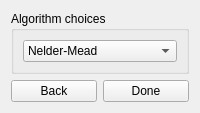
            <widget class="QWidget" name="DAS_page2">
             <layout class="QGridLayout" name="gridLayout_23">
              <item row="0" column="0" colspan="2">
               <widget class="QGroupBox" name="DAS_algorithm">
                <property name="title">
                 <string>Algorithm choices</string>
                </property>
                <layout class="QGridLayout" name="gridLayout_33">
                 <item row="0" column="0" colspan="2">
                  <widget class="QComboBox" name="DAS_optmethod">
                   <property name="toolTip">
                    <string>&lt;html&gt;&lt;head/&gt;&lt;body&gt;&lt;p&gt;Select the algorithm used by the optimize function.&lt;/p&gt;&lt;/body&gt;&lt;/html&gt;</string>
                   </property>
                   <item>
                    <property name="text">
                     <string>Nelder-Mead</string>
                    </property>
                   </item>
                   <item>
                    <property name="text">
                     <string>least_squares</string>
                    </property>
                   </item>
                   <item>
                    <property name="text">
                     <string>Powell</string>
                    </property>
                   </item>
                   <item>
                    <property name="text">
                     <string>CG</string>
                    </property>
                   </item>
                   <item>
                    <property name="text">
                     <string>BFGS</string>
                    </property>
                   </item>
                   <item>
                    <property name="text">
                     <string>L-BFGS-B</string>
                    </property>
                   </item>
                   <item>
                    <property name="text">
                     <string>TNC</string>
                    </property>
                   </item>
                   <item>
                    <property name="text">
                     <string>COBYLA</string>
                    </property>
                   </item>
                   <item>
                    <property name="text">
                     <string>SLSQP</string>
                    </property>
                   </item>
                   <item>
                    <property name="text">
                     <string>trust-constr</string>
                    </property>
                   </item>
                   <item>
                    <property name="text">
                     <string>basinhopping</string>
                    </property>
                   </item>
                   <item>
                    <property name="text">
                     <string>ampgo</string>
                    </property>
                   </item>
                  </widget>
                 </item>
                </layout>
               </widget>
              </item>
              <item row="1" column="0">
               <widget class="QPushButton" name="DAS_alg_back">
                <property name="toolTip">
                 <string>&lt;html&gt;&lt;head/&gt;&lt;body&gt;&lt;p&gt;Moves back to the tau guesses.&lt;/p&gt;&lt;/body&gt;&lt;/html&gt;</string>
                </property>
                <property name="text">
                 <string>Back</string>
                </property>
               </widget>
              </item>
              <item row="1" column="1">
               <widget class="QPushButton" name="DAS_alg_done">
                <property name="toolTip">
                 <string>&lt;html&gt;&lt;head/&gt;&lt;body&gt;&lt;p&gt;Confirms the input.&lt;/p&gt;&lt;/body&gt;&lt;/html&gt;</string>
                </property>
                <property name="text">
                 <string>Done</string>
                </property>
               </widget>
              </item>
             </layout>
            </widget>
